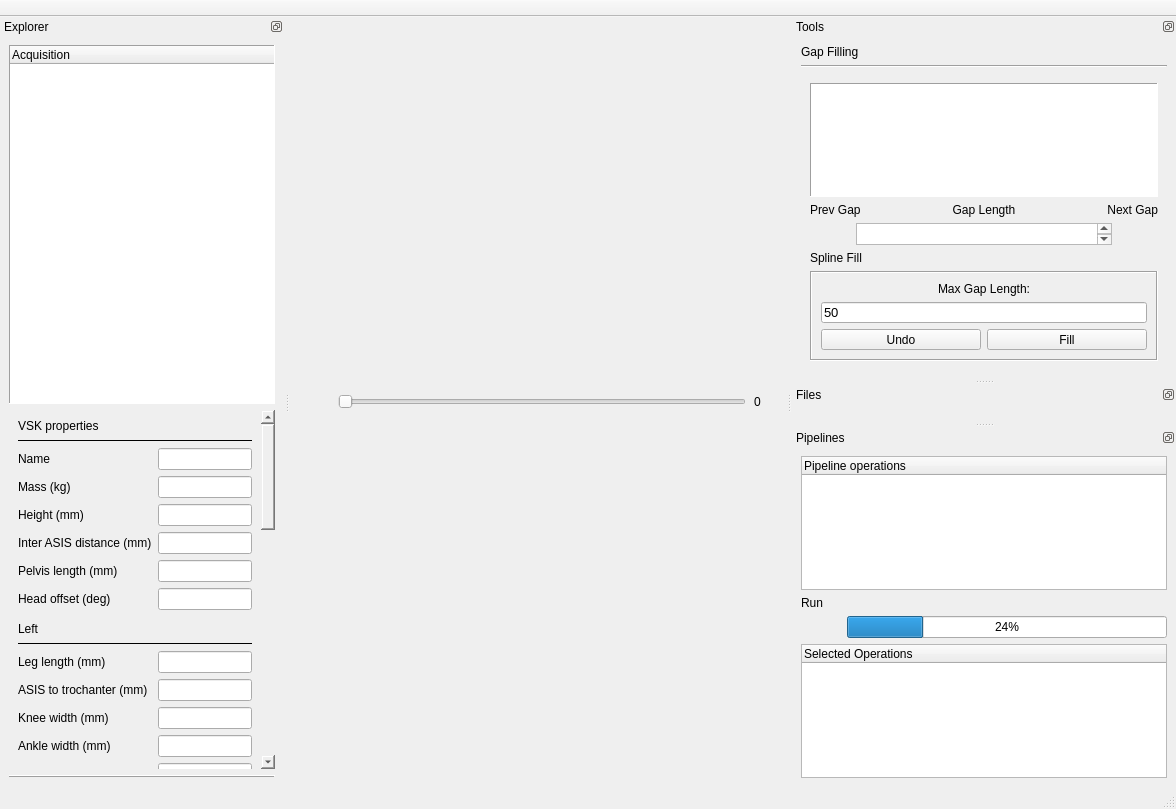
<?xml version="1.0" encoding="UTF-8"?>
<ui version="4.0">
 <class>mainWindow</class>
 <widget class="QMainWindow" name="mainWindow">
  <property name="geometry">
   <rect>
    <x>0</x>
    <y>0</y>
    <width>1176</width>
    <height>809</height>
   </rect>
  </property>
  <property name="windowTitle">
   <string>PyCGM Studio</string>
  </property>
  <property name="styleSheet">
   <string notr="true"/>
  </property>
  <widget class="QWidget" name="centralWidget">
   <layout class="QGridLayout" name="gridLayout_2">
    <property name="leftMargin">
     <number>0</number>
    </property>
    <property name="topMargin">
     <number>1</number>
    </property>
    <property name="rightMargin">
     <number>2</number>
    </property>
    <property name="bottomMargin">
     <number>1</number>
    </property>
    <property name="spacing">
     <number>0</number>
    </property>
    <item row="0" column="0">
     <layout class="QVBoxLayout" name="centralLayout">
      <property name="spacing">
       <number>0</number>
      </property>
     </layout>
    </item>
    <item row="1" column="0">
     <layout class="QHBoxLayout" name="horizontalLayout1">
      <property name="spacing">
       <number>8</number>
      </property>
      <item>
       <widget class="QPushButton" name="playButton">
        <property name="text">
         <string/>
        </property>
        <property name="autoDefault">
         <bool>false</bool>
        </property>
        <property name="default">
         <bool>false</bool>
        </property>
        <property name="flat">
         <bool>true</bool>
        </property>
       </widget>
      </item>
      <item>
       <widget class="QSlider" name="vtkScrollSlider">
        <property name="styleSheet">
         <string notr="true"/>
        </property>
        <property name="orientation">
         <enum>Qt::Horizontal</enum>
        </property>
       </widget>
      </item>
      <item>
       <widget class="QLabel" name="currentFrame">
        <property name="minimumSize">
         <size>
          <width>30</width>
          <height>0</height>
         </size>
        </property>
        <property name="text">
         <string>0</string>
        </property>
       </widget>
      </item>
     </layout>
    </item>
   </layout>
  </widget>
  <widget class="QMenuBar" name="menubar">
   <property name="geometry">
    <rect>
     <x>0</x>
     <y>0</y>
     <width>1176</width>
     <height>21</height>
    </rect>
   </property>
  </widget>
  <widget class="QStatusBar" name="statusbar"/>
  <widget class="QDockWidget" name="toolDock">
   <property name="sizePolicy">
    <sizepolicy hsizetype="Preferred" vsizetype="Preferred">
     <horstretch>0</horstretch>
     <verstretch>0</verstretch>
    </sizepolicy>
   </property>
   <property name="maximumSize">
    <size>
     <width>524287</width>
     <height>524287</height>
    </size>
   </property>
   <property name="baseSize">
    <size>
     <width>0</width>
     <height>0</height>
    </size>
   </property>
   <property name="features">
    <set>QDockWidget::DockWidgetFloatable|QDockWidget::DockWidgetMovable</set>
   </property>
   <property name="allowedAreas">
    <set>Qt::LeftDockWidgetArea|Qt::RightDockWidgetArea</set>
   </property>
   <property name="windowTitle">
    <string>Tools</string>
   </property>
   <attribute name="dockWidgetArea">
    <number>2</number>
   </attribute>
   <widget class="QWidget" name="verticalLayout_3">
    <layout class="QVBoxLayout" name="verticalLayout_2">
     <item>
      <widget class="QPushButton" name="gapFillToolButton">
       <property name="minimumSize">
        <size>
         <width>150</width>
         <height>0</height>
        </size>
       </property>
       <property name="styleSheet">
        <string notr="true">QPushButton
{
  text-align: left;
}

QPushButton::pressed
{
  border: none;
  margin: 0px;
  padding: 0px;
}

QPushButton::flat
{
  border: none;
  margin: 0px;
  padding: 0px;
}</string>
       </property>
       <property name="text">
        <string>Gap Filling</string>
       </property>
       <property name="icon">
        <iconset>
         <normaloff>Resources/Images/uparrow.png</normaloff>Resources/Images/uparrow.png</iconset>
       </property>
       <property name="iconSize">
        <size>
         <width>11</width>
         <height>12</height>
        </size>
       </property>
       <property name="flat">
        <bool>true</bool>
       </property>
      </widget>
     </item>
     <item>
      <widget class="QFrame" name="frame_2">
       <property name="frameShape">
        <enum>QFrame::HLine</enum>
       </property>
       <property name="frameShadow">
        <enum>QFrame::Sunken</enum>
       </property>
      </widget>
     </item>
     <item>
      <widget class="QWidget" name="gapFillWidget" native="true">
       <layout class="QVBoxLayout" name="verticalLayout_5">
        <item>
         <widget class="QTableWidget" name="gapTable">
          <property name="sizePolicy">
           <sizepolicy hsizetype="Preferred" vsizetype="Expanding">
            <horstretch>0</horstretch>
            <verstretch>0</verstretch>
           </sizepolicy>
          </property>
          <property name="styleSheet">
           <string notr="true"/>
          </property>
          <property name="frameShape">
           <enum>QFrame::Panel</enum>
          </property>
         </widget>
        </item>
        <item>
         <layout class="QHBoxLayout" name="horizontalLayout2">
          <item>
           <widget class="QLabel" name="prevGap">
            <property name="text">
             <string>Prev Gap</string>
            </property>
           </widget>
          </item>
          <item>
           <widget class="QLabel" name="gapLength">
            <property name="text">
             <string>Gap Length</string>
            </property>
            <property name="alignment">
             <set>Qt::AlignCenter</set>
            </property>
           </widget>
          </item>
          <item>
           <widget class="QLabel" name="nextGap">
            <property name="text">
             <string>Next Gap</string>
            </property>
            <property name="alignment">
             <set>Qt::AlignRight|Qt::AlignTrailing|Qt::AlignVCenter</set>
            </property>
           </widget>
          </item>
         </layout>
        </item>
        <item>
         <layout class="QHBoxLayout" name="horizontalLayout">
          <item>
           <widget class="QPushButton" name="gapLeftButton">
            <property name="text">
             <string/>
            </property>
            <property name="flat">
             <bool>true</bool>
            </property>
           </widget>
          </item>
          <item>
           <widget class="QTextBrowser" name="currentGapLength">
            <property name="sizePolicy">
             <sizepolicy hsizetype="Preferred" vsizetype="Ignored">
              <horstretch>0</horstretch>
              <verstretch>0</verstretch>
             </sizepolicy>
            </property>
           </widget>
          </item>
          <item>
           <widget class="QPushButton" name="gapRightButton">
            <property name="text">
             <string/>
            </property>
            <property name="flat">
             <bool>true</bool>
            </property>
           </widget>
          </item>
         </layout>
        </item>
        <item>
         <widget class="QLabel" name="splineLabel">
          <property name="text">
           <string>Spline Fill</string>
          </property>
         </widget>
        </item>
        <item>
         <widget class="QFrame" name="frame">
          <property name="maximumSize">
           <size>
            <width>16777215</width>
            <height>90</height>
           </size>
          </property>
          <property name="frameShape">
           <enum>QFrame::Box</enum>
          </property>
          <property name="frameShadow">
           <enum>QFrame::Sunken</enum>
          </property>
          <layout class="QVBoxLayout" name="verticalLayout">
           <item>
            <widget class="QLabel" name="maxGapLengthLabel">
             <property name="text">
              <string>Max Gap Length:</string>
             </property>
             <property name="alignment">
              <set>Qt::AlignCenter</set>
             </property>
            </widget>
           </item>
           <item>
            <widget class="QLineEdit" name="maxGapLength">
             <property name="font">
              <font>
               <pointsize>10</pointsize>
               <weight>50</weight>
               <bold>false</bold>
              </font>
             </property>
             <property name="text">
              <string>50</string>
             </property>
            </widget>
           </item>
           <item>
            <layout class="QHBoxLayout" name="horizontalLayout_2">
             <item>
              <widget class="QPushButton" name="undo">
               <property name="text">
                <string>Undo</string>
               </property>
              </widget>
             </item>
             <item>
              <widget class="QPushButton" name="splineButton">
               <property name="text">
                <string>Fill</string>
               </property>
              </widget>
             </item>
            </layout>
           </item>
          </layout>
         </widget>
        </item>
       </layout>
      </widget>
     </item>
     <item>
      <spacer name="verticalSpacer">
       <property name="orientation">
        <enum>Qt::Vertical</enum>
       </property>
       <property name="sizeHint" stdset="0">
        <size>
         <width>20</width>
         <height>40</height>
        </size>
       </property>
      </spacer>
     </item>
    </layout>
   </widget>
  </widget>
  <widget class="QToolBar" name="toolBar">
   <property name="windowTitle">
    <string>toolBar</string>
   </property>
   <property name="movable">
    <bool>false</bool>
   </property>
   <property name="toolButtonStyle">
    <enum>Qt::ToolButtonIconOnly</enum>
   </property>
   <property name="floatable">
    <bool>false</bool>
   </property>
   <attribute name="toolBarArea">
    <enum>TopToolBarArea</enum>
   </attribute>
   <attribute name="toolBarBreak">
    <bool>false</bool>
   </attribute>
  </widget>
  <widget class="QDockWidget" name="filesDock">
   <property name="styleSheet">
    <string notr="true">border-bottom-color: rgb(4, 4, 4);</string>
   </property>
   <property name="features">
    <set>QDockWidget::DockWidgetFloatable|QDockWidget::DockWidgetMovable</set>
   </property>
   <property name="allowedAreas">
    <set>Qt::LeftDockWidgetArea|Qt::RightDockWidgetArea</set>
   </property>
   <property name="windowTitle">
    <string>Files</string>
   </property>
   <attribute name="dockWidgetArea">
    <number>2</number>
   </attribute>
   <widget class="QWidget" name="filesTree">
    <layout class="QVBoxLayout" name="verticalLayout_7">
     <item>
      <layout class="QVBoxLayout" name="filesLayout">
       <property name="spacing">
        <number>0</number>
       </property>
       <property name="sizeConstraint">
        <enum>QLayout::SetNoConstraint</enum>
       </property>
      </layout>
     </item>
    </layout>
   </widget>
  </widget>
  <widget class="QDockWidget" name="cgmPipelinesDock">
   <property name="features">
    <set>QDockWidget::DockWidgetFloatable|QDockWidget::DockWidgetMovable</set>
   </property>
   <property name="allowedAreas">
    <set>Qt::LeftDockWidgetArea|Qt::RightDockWidgetArea</set>
   </property>
   <property name="windowTitle">
    <string>Pipelines</string>
   </property>
   <attribute name="dockWidgetArea">
    <number>2</number>
   </attribute>
   <widget class="QWidget" name="dockWidgetContents_4">
    <layout class="QGridLayout" name="gridLayout_3">
     <item row="0" column="0">
      <layout class="QVBoxLayout" name="verticalLayout_6">
       <item>
        <widget class="QTreeWidget" name="pipelineOperationsWidget">
         <column>
          <property name="text">
           <string>Pipeline operations</string>
          </property>
         </column>
        </widget>
       </item>
       <item>
        <widget class="QLabel" name="label">
         <property name="text">
          <string>Run</string>
         </property>
        </widget>
       </item>
       <item>
        <layout class="QHBoxLayout" name="horizontalLayout_4">
         <item>
          <widget class="QPushButton" name="playOperations">
           <property name="text">
            <string/>
           </property>
           <property name="flat">
            <bool>true</bool>
           </property>
          </widget>
         </item>
         <item>
          <widget class="QProgressBar" name="progressBar">
           <property name="value">
            <number>24</number>
           </property>
          </widget>
         </item>
        </layout>
       </item>
       <item>
        <widget class="QTreeWidget" name="pipelineSelectedWidget">
         <column>
          <property name="text">
           <string>Selected Operations</string>
          </property>
         </column>
        </widget>
       </item>
      </layout>
     </item>
    </layout>
   </widget>
  </widget>
  <widget class="QDockWidget" name="explorerWidget">
   <property name="styleSheet">
    <string notr="true">border-right-color: rgb(24, 24, 24);</string>
   </property>
   <property name="features">
    <set>QDockWidget::DockWidgetFloatable|QDockWidget::DockWidgetMovable</set>
   </property>
   <property name="allowedAreas">
    <set>Qt::LeftDockWidgetArea|Qt::RightDockWidgetArea</set>
   </property>
   <property name="windowTitle">
    <string>Explorer</string>
   </property>
   <attribute name="dockWidgetArea">
    <number>1</number>
   </attribute>
   <widget class="QWidget" name="dockWidgetContents">
    <property name="maximumSize">
     <size>
      <width>304</width>
      <height>16777215</height>
     </size>
    </property>
    <layout class="QVBoxLayout" name="verticalLayout_4">
     <item>
      <widget class="QTreeWidget" name="explorerTree">
       <property name="frameShape">
        <enum>QFrame::Panel</enum>
       </property>
       <property name="columnCount">
        <number>1</number>
       </property>
       <attribute name="headerVisible">
        <bool>true</bool>
       </attribute>
       <attribute name="headerCascadingSectionResizes">
        <bool>false</bool>
       </attribute>
       <column>
        <property name="text">
         <string>Acquisition</string>
        </property>
       </column>
      </widget>
     </item>
     <item>
      <widget class="QScrollArea" name="vskScrollArea">
       <property name="maximumSize">
        <size>
         <width>286</width>
         <height>16777215</height>
        </size>
       </property>
       <property name="frameShape">
        <enum>QFrame::NoFrame</enum>
       </property>
       <property name="widgetResizable">
        <bool>true</bool>
       </property>
       <widget class="QWidget" name="vskWidget">
        <property name="geometry">
         <rect>
          <x>0</x>
          <y>0</y>
          <width>260</width>
          <height>1085</height>
         </rect>
        </property>
        <layout class="QGridLayout" name="gridLayout">
         <item row="37" column="0" colspan="2">
          <widget class="QFrame" name="frame_8">
           <property name="frameShape">
            <enum>QFrame::HLine</enum>
           </property>
           <property name="frameShadow">
            <enum>QFrame::Plain</enum>
           </property>
          </widget>
         </item>
         <item row="6" column="0">
          <widget class="QLabel" name="nameLabel">
           <property name="text">
            <string>Name</string>
           </property>
          </widget>
         </item>
         <item row="1" column="0">
          <widget class="QLabel" name="label_2">
           <property name="text">
            <string>VSK properties</string>
           </property>
          </widget>
         </item>
         <item row="9" column="1">
          <widget class="QLineEdit" name="Height"/>
         </item>
         <item row="8" column="0">
          <widget class="QLabel" name="massKgLabel">
           <property name="text">
            <string>Mass (kg)</string>
           </property>
          </widget>
         </item>
         <item row="6" column="1">
          <widget class="QLineEdit" name="nameLineEdit"/>
         </item>
         <item row="16" column="1">
          <widget class="QLineEdit" name="LeftLegLength"/>
         </item>
         <item row="17" column="0">
          <widget class="QLabel" name="aSISToTrochanterLabel">
           <property name="text">
            <string>ASIS to trochanter (mm)</string>
           </property>
          </widget>
         </item>
         <item row="10" column="1">
          <widget class="QLineEdit" name="InterAsisDistance"/>
         </item>
         <item row="11" column="1">
          <widget class="QLineEdit" name="PelvisLength"/>
         </item>
         <item row="12" column="0">
          <widget class="QLabel" name="headOffsetDegLabel">
           <property name="text">
            <string>Head offset (deg)</string>
           </property>
          </widget>
         </item>
         <item row="12" column="1">
          <widget class="QLineEdit" name="HeadOffset"/>
         </item>
         <item row="8" column="1">
          <widget class="QLineEdit" name="Bodymass"/>
         </item>
         <item row="11" column="0">
          <widget class="QLabel" name="pelvisLengthMmLabel">
           <property name="text">
            <string>Pelvis length (mm)</string>
           </property>
          </widget>
         </item>
         <item row="9" column="0">
          <widget class="QLabel" name="heightMmLabel">
           <property name="text">
            <string>Height (mm)</string>
           </property>
          </widget>
         </item>
         <item row="10" column="0">
          <widget class="QLabel" name="interASISDistanceMmLabel">
           <property name="text">
            <string>Inter ASIS distance (mm)</string>
           </property>
          </widget>
         </item>
         <item row="16" column="0">
          <widget class="QLabel" name="legLengthLabel">
           <property name="text">
            <string>Leg length (mm)</string>
           </property>
          </widget>
         </item>
         <item row="21" column="1">
          <widget class="QLineEdit" name="LeftSoleDelta"/>
         </item>
         <item row="21" column="0">
          <widget class="QLabel" name="soleDeltaMmLabel">
           <property name="text">
            <string>Sole delta (mm)</string>
           </property>
          </widget>
         </item>
         <item row="18" column="1">
          <widget class="QLineEdit" name="LeftKneeWidth"/>
         </item>
         <item row="20" column="1">
          <widget class="QLineEdit" name="LeftTibialTorsion"/>
         </item>
         <item row="23" column="0">
          <widget class="QLabel" name="shankRotationDegLabel">
           <property name="text">
            <string>Shank rotation (deg)</string>
           </property>
          </widget>
         </item>
         <item row="22" column="1">
          <widget class="QLineEdit" name="LeftThighRotation"/>
         </item>
         <item row="18" column="0">
          <widget class="QLabel" name="kneeWidthLabel">
           <property name="text">
            <string>Knee width (mm)</string>
           </property>
          </widget>
         </item>
         <item row="19" column="0">
          <widget class="QLabel" name="ankleWidthMmLabel">
           <property name="text">
            <string>Ankle width (mm)</string>
           </property>
          </widget>
         </item>
         <item row="19" column="1">
          <widget class="QLineEdit" name="LeftAnkleWidth"/>
         </item>
         <item row="20" column="0">
          <widget class="QLabel" name="tibialTorsionLabel">
           <property name="text">
            <string>Tibial torsion (deg)</string>
           </property>
          </widget>
         </item>
         <item row="22" column="0">
          <widget class="QLabel" name="thighRotationDegLabel">
           <property name="text">
            <string>Thigh rotation (deg)</string>
           </property>
          </widget>
         </item>
         <item row="17" column="1">
          <widget class="QLineEdit" name="LeftAsisTrocanterDistance"/>
         </item>
         <item row="23" column="1">
          <widget class="QLineEdit" name="LeftShankRotation"/>
         </item>
         <item row="46" column="0">
          <widget class="QLabel" name="kneeWidthMmLabel">
           <property name="text">
            <string>Knee width (mm)</string>
           </property>
          </widget>
         </item>
         <item row="46" column="1">
          <widget class="QLineEdit" name="RightKneeWidth"/>
         </item>
         <item row="47" column="0">
          <widget class="QLabel" name="ankleWidthMmLabel_2">
           <property name="text">
            <string>Ankle width (mm)</string>
           </property>
          </widget>
         </item>
         <item row="47" column="1">
          <widget class="QLineEdit" name="RightAnkleWidth"/>
         </item>
         <item row="27" column="0">
          <widget class="QLabel" name="staticRotOffDegLabel">
           <property name="text">
            <string>Static rot off (deg)</string>
           </property>
          </widget>
         </item>
         <item row="48" column="0">
          <widget class="QLabel" name="tibialTorsionDegLabel">
           <property name="text">
            <string>Tibial torsion (deg)</string>
           </property>
          </widget>
         </item>
         <item row="44" column="1">
          <widget class="QLineEdit" name="RightLegLength"/>
         </item>
         <item row="26" column="1">
          <widget class="QLineEdit" name="LeftStaticPlantFlex"/>
         </item>
         <item row="45" column="0">
          <widget class="QLabel" name="aSISToTrochanterMmLabel">
           <property name="text">
            <string>ASIS to trochanter (mm)</string>
           </property>
          </widget>
         </item>
         <item row="26" column="0">
          <widget class="QLabel" name="staticPlantarFlexDegLabel">
           <property name="text">
            <string>Static plant flex (deg)</string>
           </property>
          </widget>
         </item>
         <item row="44" column="0">
          <widget class="QLabel" name="legLengthMmLabel">
           <property name="text">
            <string>Leg length (mm)</string>
           </property>
          </widget>
         </item>
         <item row="45" column="1">
          <widget class="QLineEdit" name="RightAsisTrocanterDistance"/>
         </item>
         <item row="48" column="1">
          <widget class="QLineEdit" name="RightTibialTorsion"/>
         </item>
         <item row="57" column="1">
          <widget class="QLineEdit" name="RightWristWidth"/>
         </item>
         <item row="58" column="0">
          <widget class="QLabel" name="handThicknessMmLabel_2">
           <property name="text">
            <string>Hand thickness (mm)</string>
           </property>
          </widget>
         </item>
         <item row="58" column="1">
          <widget class="QLineEdit" name="RightHandThickness"/>
         </item>
         <item row="50" column="1">
          <widget class="QLineEdit" name="RightThighRotation"/>
         </item>
         <item row="54" column="0">
          <widget class="QLabel" name="ankleAbAddDegLabel_2">
           <property name="text">
            <string>Ankle ab add (deg)</string>
           </property>
          </widget>
         </item>
         <item row="51" column="1">
          <widget class="QLineEdit" name="RightShankRotation"/>
         </item>
         <item row="55" column="0">
          <widget class="QLabel" name="shoulderOffsetLabel">
           <property name="text">
            <string>Shoulder offset</string>
           </property>
          </widget>
         </item>
         <item row="52" column="1">
          <widget class="QLineEdit" name="RightStaticPlantFlex"/>
         </item>
         <item row="49" column="0">
          <widget class="QLabel" name="soleDeltaMmLabel_2">
           <property name="text">
            <string>Sole delta (mm)</string>
           </property>
          </widget>
         </item>
         <item row="55" column="1">
          <widget class="QLineEdit" name="RightShoulderOffset"/>
         </item>
         <item row="57" column="0">
          <widget class="QLabel" name="wristWidthLabel">
           <property name="text">
            <string>Wrist width</string>
           </property>
          </widget>
         </item>
         <item row="52" column="0">
          <widget class="QLabel" name="staticPlantFlexDegLabel">
           <property name="text">
            <string>Static plant flex (deg)</string>
           </property>
          </widget>
         </item>
         <item row="49" column="1">
          <widget class="QLineEdit" name="RightSoleDelta"/>
         </item>
         <item row="28" column="0">
          <widget class="QLabel" name="ankleAbAddDegLabel">
           <property name="text">
            <string>Ankle ab add (deg)</string>
           </property>
          </widget>
         </item>
         <item row="50" column="0">
          <widget class="QLabel" name="thighRotationDegLabel_2">
           <property name="text">
            <string>Thigh rotation (deg)</string>
           </property>
          </widget>
         </item>
         <item row="54" column="1">
          <widget class="QLineEdit" name="RightAnkleAbAdd"/>
         </item>
         <item row="31" column="0">
          <widget class="QLabel" name="shoulderOffsetMmLabel">
           <property name="text">
            <string>Shoulder offset (mm)</string>
           </property>
          </widget>
         </item>
         <item row="56" column="0">
          <widget class="QLabel" name="elbowWidthMmLabel_2">
           <property name="text">
            <string>Elbow width (mm)</string>
           </property>
          </widget>
         </item>
         <item row="51" column="0">
          <widget class="QLabel" name="shankRotationDegLabel_2">
           <property name="text">
            <string>Shank rotation (deg)</string>
           </property>
          </widget>
         </item>
         <item row="53" column="0">
          <widget class="QLabel" name="staticRotOffDegLabel_2">
           <property name="text">
            <string>Static rot off (deg)</string>
           </property>
          </widget>
         </item>
         <item row="56" column="1">
          <widget class="QLineEdit" name="RightElbowWidth"/>
         </item>
         <item row="27" column="1">
          <widget class="QLineEdit" name="LeftStaticRotOff"/>
         </item>
         <item row="53" column="1">
          <widget class="QLineEdit" name="RightStaticRotOff"/>
         </item>
         <item row="32" column="1">
          <widget class="QLineEdit" name="LeftElbowWidth"/>
         </item>
         <item row="34" column="1">
          <widget class="QLineEdit" name="LeftHandThickness"/>
         </item>
         <item row="36" column="0">
          <widget class="QLabel" name="label_4">
           <property name="text">
            <string> Right</string>
           </property>
          </widget>
         </item>
         <item row="33" column="0">
          <widget class="QLabel" name="wristWidthMmLabel">
           <property name="text">
            <string>Wrist width (mm)</string>
           </property>
          </widget>
         </item>
         <item row="34" column="0">
          <widget class="QLabel" name="handThicknessMmLabel">
           <property name="text">
            <string>Hand thickness (mm)</string>
           </property>
          </widget>
         </item>
         <item row="33" column="1">
          <widget class="QLineEdit" name="LeftWristWidth"/>
         </item>
         <item row="14" column="0">
          <widget class="QLabel" name="label_3">
           <property name="frameShape">
            <enum>QFrame::NoFrame</enum>
           </property>
           <property name="text">
            <string>Left</string>
           </property>
          </widget>
         </item>
         <item row="28" column="1">
          <widget class="QLineEdit" name="LeftAnkleAbAdd"/>
         </item>
         <item row="31" column="1">
          <widget class="QLineEdit" name="LeftShoulderOffset"/>
         </item>
         <item row="32" column="0">
          <widget class="QLabel" name="elbowWidthMmLabel">
           <property name="text">
            <string>Elbow width (mm)</string>
           </property>
          </widget>
         </item>
         <item row="3" column="0" colspan="2">
          <widget class="QFrame" name="frame_5">
           <property name="frameShape">
            <enum>QFrame::HLine</enum>
           </property>
           <property name="frameShadow">
            <enum>QFrame::Plain</enum>
           </property>
          </widget>
         </item>
         <item row="15" column="0" colspan="2">
          <widget class="QFrame" name="frame_6">
           <property name="frameShape">
            <enum>QFrame::HLine</enum>
           </property>
           <property name="frameShadow">
            <enum>QFrame::Plain</enum>
           </property>
          </widget>
         </item>
         <item row="13" column="0">
          <widget class="QFrame" name="frame_3">
           <property name="frameShape">
            <enum>QFrame::StyledPanel</enum>
           </property>
           <property name="frameShadow">
            <enum>QFrame::Raised</enum>
           </property>
          </widget>
         </item>
         <item row="35" column="0">
          <widget class="QFrame" name="frame_7">
           <property name="frameShape">
            <enum>QFrame::StyledPanel</enum>
           </property>
           <property name="frameShadow">
            <enum>QFrame::Raised</enum>
           </property>
          </widget>
         </item>
        </layout>
       </widget>
      </widget>
     </item>
     <item>
      <layout class="QVBoxLayout" name="splitterLayout"/>
     </item>
     <item>
      <widget class="QFrame" name="frame_4">
       <property name="frameShape">
        <enum>QFrame::HLine</enum>
       </property>
       <property name="frameShadow">
        <enum>QFrame::Raised</enum>
       </property>
      </widget>
     </item>
    </layout>
   </widget>
  </widget>
  <action name="actionOpen">
   <property name="text">
    <string>Load motion capture</string>
   </property>
  </action>
  <action name="actionRunModel">
   <property name="text">
    <string>Run model</string>
   </property>
  </action>
 </widget>
 <resources/>
 <connections/>
</ui>
